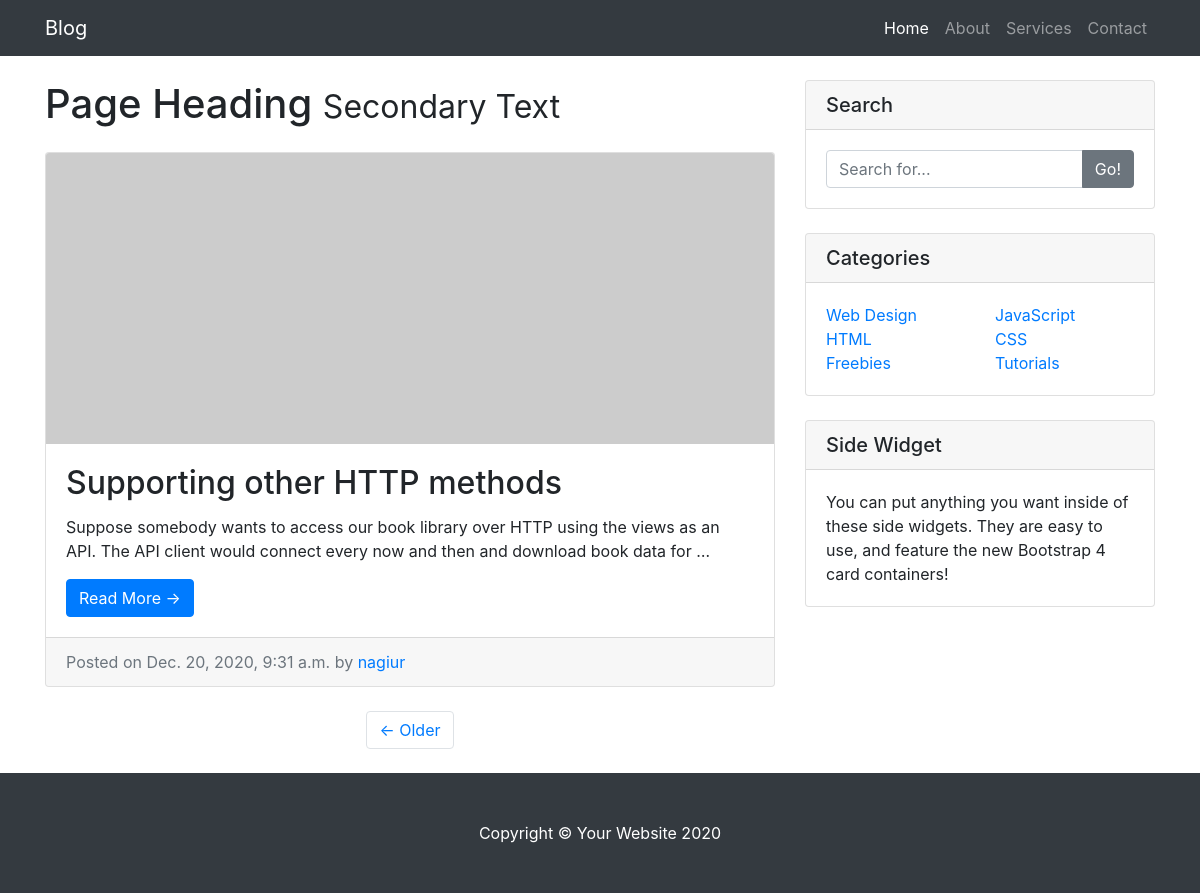
Page /blog/?page=3 on the committed database.
### blog/models.py (models this page shows)
class Post(models.Model):
    STATUS_CHOICES = (
        ('draft', 'Draft'),
        ('published', 'Published')
    )
    title = models.CharField(max_length=250)
    slug = models.SlugField(max_length=250,unique_for_date='publish')
    author = models.ForeignKey(User,on_delete=models.CASCADE,related_name='blog_posts')
    body = models.TextField()
    publish = models.DateTimeField(default=timezone.now)
    created = models.DateTimeField(auto_now_add=True)
    updated = models.DateTimeField(auto_now=True)
    status = models.CharField(max_length=10, choices=STATUS_CHOICES, default='draft')

### blog/views.py (the view)
# urls.py: path('', PostListView.as_view(), name='post_list'),
class PostListView(ListView):
    model = Post
    context_object_name = 'posts'
    paginate_by = 3
    template_name = 'blog/list.html'

### blog/templates/blog/list.html (shortened to what this page needs)
{% extends "blog/base.html" %}
{% block content %}
{% for post in posts %}
        <div class="card mb-4">
          <img class="card-img-top" src="http://placehold.it/750x300" alt="Card image cap">
          <div class="card-body">
            <h2 class="card-title">{{ post.title}}</h2>
            <p class="card-text">{{ post.body | truncatewords:30  }}</p>
            <a href="{% url 'detail' post.id %}" class="btn btn-primary">Read More &rarr;</a>
          </div>
          <div class="card-footer text-muted">
            Posted on {{ post.publish }} by
            <a href="">{{ post.author}}</a>
          </div>
        </div>
{% endfor %}
 {% include "pagination.html" with page=page_obj %}
{% endblock %}

### blog/static/css/css/blog-home.css (style rules this page uses)
body { padding-top: 56px; }

### rows in the picture
Post: title "Supporting other HTTP methods", body "Suppose somebody wants to access our book library over HTTP using the views as an API. The API client would connect every now and then and download book data for …", publish "Dec. 20, 2020, 9:31 a.m.", author "nagiur"
